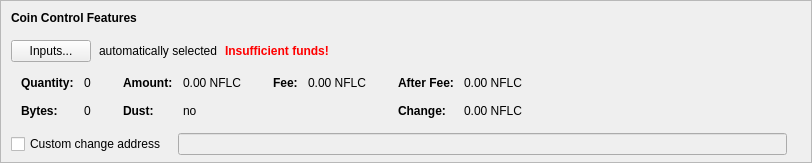
    <widget class="QFrame" name="frameCoinControl">
     <property name="sizePolicy">
      <sizepolicy hsizetype="Expanding" vsizetype="Expanding">
       <horstretch>0</horstretch>
       <verstretch>0</verstretch>
      </sizepolicy>
     </property>
     <property name="maximumSize">
      <size>
       <width>16777215</width>
       <height>16777215</height>
      </size>
     </property>
     <property name="frameShape">
      <enum>QFrame::StyledPanel</enum>
     </property>
     <property name="frameShadow">
      <enum>QFrame::Sunken</enum>
     </property>
     <layout class="QVBoxLayout" name="verticalLayoutCoinControl2">
      <property name="spacing">
       <number>0</number>
      </property>
      <property name="leftMargin">
       <number>0</number>
      </property>
      <property name="topMargin">
       <number>0</number>
      </property>
      <property name="rightMargin">
       <number>0</number>
      </property>
      <property name="bottomMargin">
       <number>6</number>
      </property>
      <item>
       <layout class="QVBoxLayout" name="verticalLayoutCoinControl" stretch="0,0,0,0,1">
        <property name="spacing">
         <number>0</number>
        </property>
        <property name="leftMargin">
         <number>10</number>
        </property>
        <property name="topMargin">
         <number>10</number>
        </property>
        <item>
         <layout class="QHBoxLayout" name="horizontalLayoutCoinControl1">
          <property name="bottomMargin">
           <number>15</number>
          </property>
          <item>
           <widget class="QLabel" name="labelCoinControlFeatures">
            <property name="sizePolicy">
             <sizepolicy hsizetype="Preferred" vsizetype="Maximum">
              <horstretch>0</horstretch>
              <verstretch>0</verstretch>
             </sizepolicy>
            </property>
            <property name="font">
             <font>
              <weight>75</weight>
              <bold>true</bold>
             </font>
            </property>
            <property name="styleSheet">
             <string notr="true">font-weight:bold;</string>
            </property>
            <property name="text">
             <string>Coin Control Features</string>
            </property>
           </widget>
          </item>
         </layout>
        </item>
        <item>
         <layout class="QHBoxLayout" name="horizontalLayoutCoinControl2" stretch="0,0,0,0">
          <property name="spacing">
           <number>8</number>
          </property>
          <property name="bottomMargin">
           <number>10</number>
          </property>
          <item>
           <widget class="QPushButton" name="pushButtonCoinControl">
            <property name="styleSheet">
             <string notr="true"/>
            </property>
            <property name="text">
             <string>Inputs...</string>
            </property>
            <property name="autoDefault">
             <bool>false</bool>
            </property>
           </widget>
          </item>
          <item>
           <widget class="QLabel" name="labelCoinControlAutomaticallySelected">
            <property name="text">
             <string>automatically selected</string>
            </property>
            <property name="margin">
             <number>5</number>
            </property>
           </widget>
          </item>
          <item>
           <widget class="QLabel" name="labelCoinControlInsuffFunds">
            <property name="font">
             <font>
              <weight>75</weight>
              <bold>true</bold>
             </font>
            </property>
            <property name="styleSheet">
             <string notr="true">color:red;font-weight:bold;</string>
            </property>
            <property name="text">
             <string>Insufficient funds!</string>
            </property>
            <property name="margin">
             <number>5</number>
            </property>
           </widget>
          </item>
          <item>
           <spacer name="horizontalSpacerCoinControl">
            <property name="orientation">
             <enum>Qt::Horizontal</enum>
            </property>
            <property name="sizeHint" stdset="0">
             <size>
              <width>40</width>
              <height>1</height>
             </size>
            </property>
           </spacer>
          </item>
         </layout>
        </item>
        <item>
         <widget class="QWidget" name="widgetCoinControl" native="true">
          <property name="sizePolicy">
           <sizepolicy hsizetype="Preferred" vsizetype="Preferred">
            <horstretch>0</horstretch>
            <verstretch>0</verstretch>
           </sizepolicy>
          </property>
          <property name="minimumSize">
           <size>
            <width>0</width>
            <height>0</height>
           </size>
          </property>
          <property name="styleSheet">
           <string notr="true"/>
          </property>
          <layout class="QHBoxLayout" name="horizontalLayoutCoinControl5">
           <property name="leftMargin">
            <number>0</number>
           </property>
           <property name="topMargin">
            <number>0</number>
           </property>
           <property name="rightMargin">
            <number>0</number>
           </property>
           <property name="bottomMargin">
            <number>0</number>
           </property>
           <item>
            <layout class="QHBoxLayout" name="horizontalLayoutCoinControl3" stretch="0,0,0,1">
             <property name="spacing">
              <number>20</number>
             </property>
             <property name="topMargin">
              <number>0</number>
             </property>
             <property name="bottomMargin">
              <number>10</number>
             </property>
             <item>
              <layout class="QFormLayout" name="formLayoutCoinControl1">
               <property name="horizontalSpacing">
                <number>10</number>
               </property>
               <property name="verticalSpacing">
                <number>14</number>
               </property>
               <property name="leftMargin">
                <number>10</number>
               </property>
               <property name="topMargin">
                <number>4</number>
               </property>
               <property name="rightMargin">
                <number>6</number>
               </property>
               <item row="0" column="0">
                <widget class="QLabel" name="labelCoinControlQuantityText">
                 <property name="font">
                  <font>
                   <weight>75</weight>
                   <bold>true</bold>
                  </font>
                 </property>
                 <property name="text">
                  <string>Quantity:</string>
                 </property>
                 <property name="margin">
                  <number>0</number>
                 </property>
                </widget>
               </item>
               <item row="0" column="1">
                <widget class="QLabel" name="labelCoinControlQuantity">
                 <property name="cursor">
                  <cursorShape>IBeamCursor</cursorShape>
                 </property>
                 <property name="contextMenuPolicy">
                  <enum>Qt::ActionsContextMenu</enum>
                 </property>
                 <property name="text">
                  <string notr="true">0</string>
                 </property>
                 <property name="margin">
                  <number>0</number>
                 </property>
                 <property name="textInteractionFlags">
                  <set>Qt::LinksAccessibleByMouse|Qt::TextSelectableByKeyboard|Qt::TextSelectableByMouse</set>
                 </property>
                </widget>
               </item>
               <item row="1" column="0">
                <widget class="QLabel" name="labelCoinControlBytesText">
                 <property name="font">
                  <font>
                   <weight>75</weight>
                   <bold>true</bold>
                  </font>
                 </property>
                 <property name="text">
                  <string>Bytes:</string>
                 </property>
                </widget>
               </item>
               <item row="1" column="1">
                <widget class="QLabel" name="labelCoinControlBytes">
                 <property name="cursor">
                  <cursorShape>IBeamCursor</cursorShape>
                 </property>
                 <property name="contextMenuPolicy">
                  <enum>Qt::ActionsContextMenu</enum>
                 </property>
                 <property name="text">
                  <string notr="true">0</string>
                 </property>
                 <property name="textInteractionFlags">
                  <set>Qt::LinksAccessibleByMouse|Qt::TextSelectableByKeyboard|Qt::TextSelectableByMouse</set>
                 </property>
                </widget>
               </item>
              </layout>
             </item>
             <item>
              <layout class="QFormLayout" name="formLayoutCoinControl2">
               <property name="horizontalSpacing">
                <number>10</number>
               </property>
               <property name="verticalSpacing">
                <number>14</number>
               </property>
               <property name="leftMargin">
                <number>6</number>
               </property>
               <property name="topMargin">
                <number>4</number>
               </property>
               <property name="rightMargin">
                <number>6</number>
               </property>
               <item row="0" column="0">
                <widget class="QLabel" name="labelCoinControlAmountText">
                 <property name="font">
                  <font>
                   <weight>75</weight>
                   <bold>true</bold>
                  </font>
                 </property>
                 <property name="text">
                  <string>Amount:</string>
                 </property>
                 <property name="margin">
                  <number>0</number>
                 </property>
                </widget>
               </item>
               <item row="0" column="1">
                <widget class="QLabel" name="labelCoinControlAmount">
                 <property name="cursor">
                  <cursorShape>IBeamCursor</cursorShape>
                 </property>
                 <property name="contextMenuPolicy">
                  <enum>Qt::ActionsContextMenu</enum>
                 </property>
                 <property name="text">
                  <string notr="true">0.00 NFLC</string>
                 </property>
                 <property name="textInteractionFlags">
                  <set>Qt::LinksAccessibleByMouse|Qt::TextSelectableByKeyboard|Qt::TextSelectableByMouse</set>
                 </property>
                </widget>
               </item>
               <item row="1" column="0">
                <widget class="QLabel" name="labelCoinControlLowOutputText">
                 <property name="font">
                  <font>
                   <weight>75</weight>
                   <bold>true</bold>
                  </font>
                 </property>
                 <property name="text">
                  <string>Dust:</string>
                 </property>
                </widget>
               </item>
               <item row="1" column="1">
                <widget class="QLabel" name="labelCoinControlLowOutput">
                 <property name="cursor">
                  <cursorShape>IBeamCursor</cursorShape>
                 </property>
                 <property name="contextMenuPolicy">
                  <enum>Qt::ActionsContextMenu</enum>
                 </property>
                 <property name="text">
                  <string notr="true">no</string>
                 </property>
                 <property name="textInteractionFlags">
                  <set>Qt::LinksAccessibleByMouse|Qt::TextSelectableByKeyboard|Qt::TextSelectableByMouse</set>
                 </property>
                </widget>
               </item>
              </layout>
             </item>
             <item>
              <layout class="QFormLayout" name="formLayoutCoinControl3">
               <property name="horizontalSpacing">
                <number>10</number>
               </property>
               <property name="verticalSpacing">
                <number>14</number>
               </property>
               <property name="leftMargin">
                <number>6</number>
               </property>
               <property name="topMargin">
                <number>4</number>
               </property>
               <property name="rightMargin">
                <number>6</number>
               </property>
               <item row="0" column="0">
                <widget class="QLabel" name="labelCoinControlFeeText">
                 <property name="font">
                  <font>
                   <weight>75</weight>
                   <bold>true</bold>
                  </font>
                 </property>
                 <property name="text">
                  <string>Fee:</string>
                 </property>
                 <property name="margin">
                  <number>0</number>
                 </property>
                </widget>
               </item>
               <item row="0" column="1">
                <widget class="QLabel" name="labelCoinControlFee">
                 <property name="cursor">
                  <cursorShape>IBeamCursor</cursorShape>
                 </property>
                 <property name="contextMenuPolicy">
                  <enum>Qt::ActionsContextMenu</enum>
                 </property>
                 <property name="text">
                  <string notr="true">0.00 NFLC</string>
                 </property>
                 <property name="textInteractionFlags">
                  <set>Qt::LinksAccessibleByMouse|Qt::TextSelectableByKeyboard|Qt::TextSelectableByMouse</set>
                 </property>
                </widget>
               </item>
              </layout>
             </item>
             <item>
              <layout class="QFormLayout" name="formLayoutCoinControl4">
               <property name="horizontalSpacing">
                <number>10</number>
               </property>
               <property name="verticalSpacing">
                <number>14</number>
               </property>
               <property name="leftMargin">
                <number>6</number>
               </property>
               <property name="topMargin">
                <number>4</number>
               </property>
               <property name="rightMargin">
                <number>6</number>
               </property>
               <item row="0" column="0">
                <widget class="QLabel" name="labelCoinControlAfterFeeText">
                 <property name="font">
                  <font>
                   <weight>75</weight>
                   <bold>true</bold>
                  </font>
                 </property>
                 <property name="text">
                  <string>After Fee:</string>
                 </property>
                 <property name="margin">
                  <number>0</number>
                 </property>
                </widget>
               </item>
               <item row="0" column="1">
                <widget class="QLabel" name="labelCoinControlAfterFee">
                 <property name="cursor">
                  <cursorShape>IBeamCursor</cursorShape>
                 </property>
                 <property name="contextMenuPolicy">
                  <enum>Qt::ActionsContextMenu</enum>
                 </property>
                 <property name="text">
                  <string notr="true">0.00 NFLC</string>
                 </property>
                 <property name="textInteractionFlags">
                  <set>Qt::LinksAccessibleByMouse|Qt::TextSelectableByKeyboard|Qt::TextSelectableByMouse</set>
                 </property>
                </widget>
               </item>
               <item row="1" column="0">
                <widget class="QLabel" name="labelCoinControlChangeText">
                 <property name="font">
                  <font>
                   <weight>75</weight>
                   <bold>true</bold>
                  </font>
                 </property>
                 <property name="text">
                  <string>Change:</string>
                 </property>
                </widget>
               </item>
               <item row="1" column="1">
                <widget class="QLabel" name="labelCoinControlChange">
                 <property name="cursor">
                  <cursorShape>IBeamCursor</cursorShape>
                 </property>
                 <property name="contextMenuPolicy">
                  <enum>Qt::ActionsContextMenu</enum>
                 </property>
                 <property name="text">
                  <string notr="true">0.00 NFLC</string>
                 </property>
                 <property name="textInteractionFlags">
                  <set>Qt::LinksAccessibleByMouse|Qt::TextSelectableByKeyboard|Qt::TextSelectableByMouse</set>
                 </property>
                </widget>
               </item>
              </layout>
             </item>
            </layout>
           </item>
          </layout>
         </widget>
        </item>
        <item>
         <layout class="QHBoxLayout" name="horizontalLayoutCoinControl4" stretch="0,0,0">
          <property name="spacing">
           <number>12</number>
          </property>
          <property name="sizeConstraint">
           <enum>QLayout::SetDefaultConstraint</enum>
          </property>
          <property name="topMargin">
           <number>5</number>
          </property>
          <property name="rightMargin">
           <number>5</number>
          </property>
          <item>
           <widget class="QCheckBox" name="checkBoxCoinControlChange">
            <property name="toolTip">
             <string>If this is activated, but the change address is empty or invalid, change will be sent to a newly generated address.</string>
            </property>
            <property name="text">
             <string>Custom change address</string>
            </property>
           </widget>
          </item>
          <item>
           <widget class="QValidatedLineEdit" name="lineEditCoinControlChange">
            <property name="enabled">
             <bool>false</bool>
            </property>
            <property name="sizePolicy">
             <sizepolicy hsizetype="Expanding" vsizetype="Fixed">
              <horstretch>0</horstretch>
              <verstretch>0</verstretch>
             </sizepolicy>
            </property>
           </widget>
          </item>
          <item>
           <widget class="QLabel" name="labelCoinControlChangeLabel">
            <property name="sizePolicy">
             <sizepolicy hsizetype="Preferred" vsizetype="Expanding">
              <horstretch>0</horstretch>
              <verstretch>0</verstretch>
             </sizepolicy>
            </property>
            <property name="minimumSize">
             <size>
              <width>0</width>
              <height>0</height>
             </size>
            </property>
            <property name="text">
             <string/>
            </property>
            <property name="margin">
             <number>3</number>
            </property>
           </widget>
          </item>
         </layout>
        </item>
        <item>
         <spacer name="verticalSpacerCoinControl">
          <property name="orientation">
           <enum>Qt::Vertical</enum>
          </property>
          <property name="sizeHint" stdset="0">
           <size>
            <width>800</width>
            <height>1</height>
           </size>
          </property>
         </spacer>
        </item>
       </layout>
      </item>
     </layout>
    </widget>
